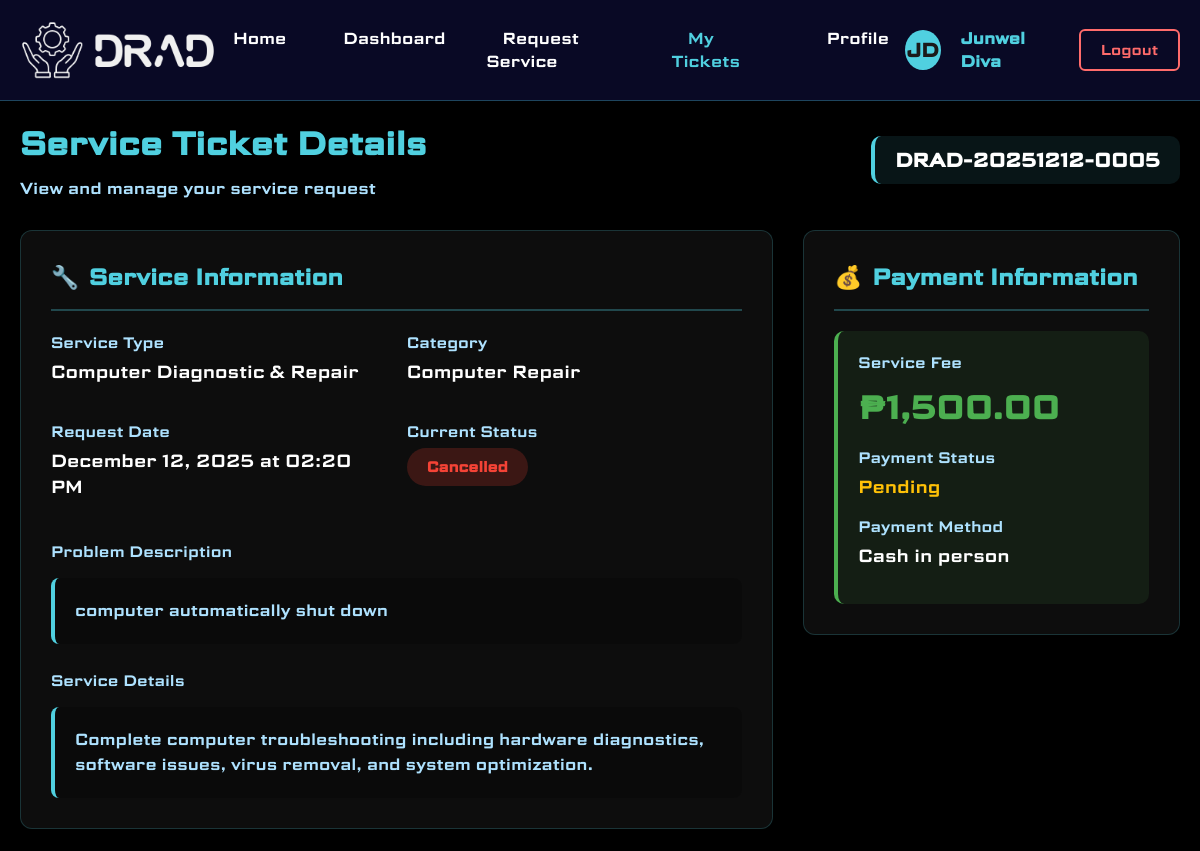
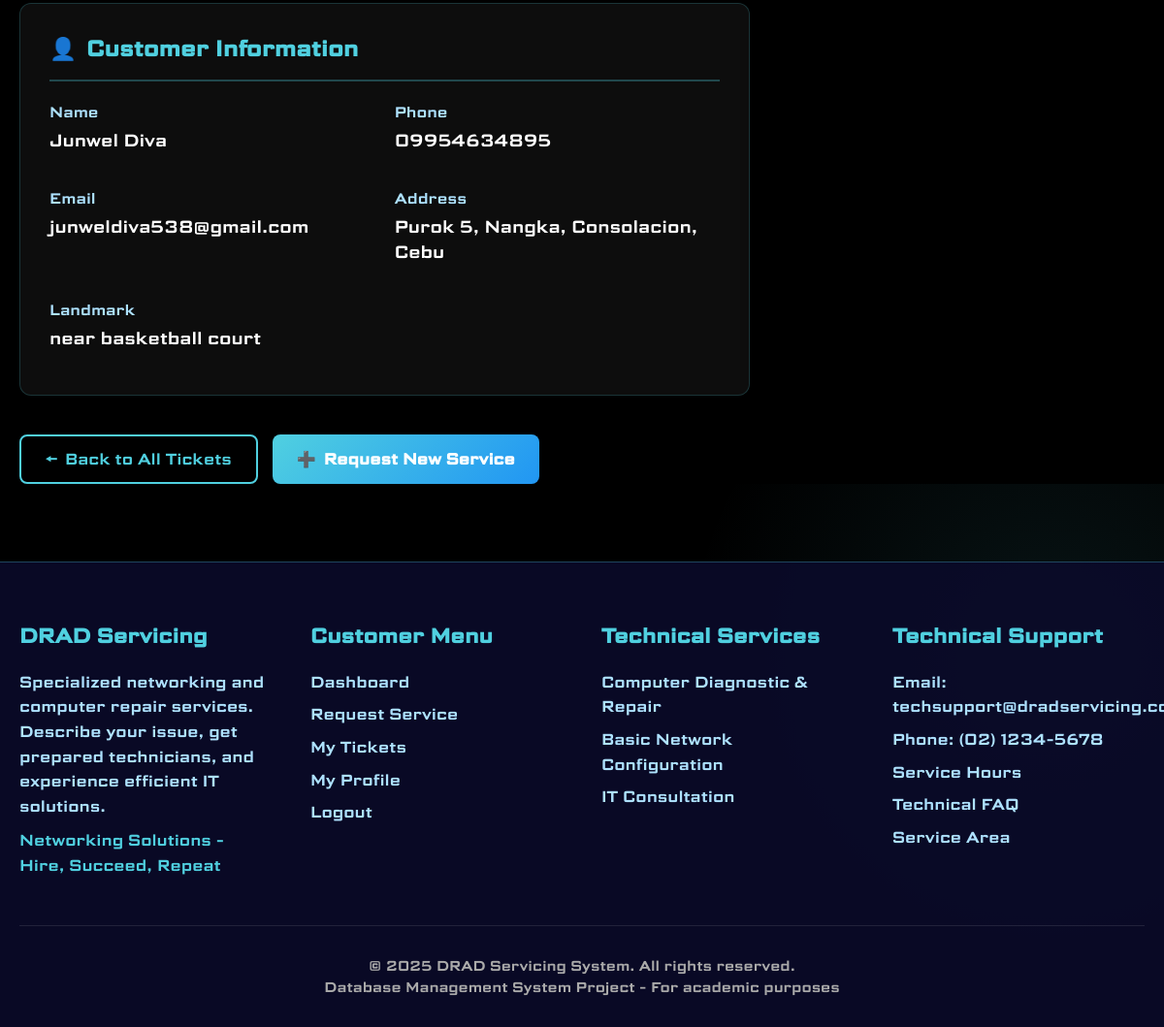
The app's page /customer/ticket-details.php?id=5 (signed in) with its own data (2 pictures, top to bottom).
### tables this page shows
CREATE TABLE `service_requests` (
  `request_id` int(11) NOT NULL,
  `customer_id` int(11) DEFAULT NULL,
  `service_id` int(11) DEFAULT NULL,
  `technician_id` int(11) DEFAULT NULL,
  `first_name` varchar(50) DEFAULT NULL,
  `last_name` varchar(50) DEFAULT NULL,
  `middle_name` varchar(50) DEFAULT NULL,
  `phone` varchar(20) DEFAULT NULL,
  `address` text NOT NULL,
  `contact_address` varchar(255) DEFAULT NULL,
  `landmark` text DEFAULT NULL,
  `category` varchar(50) NOT NULL,
  `problem_description` text NOT NULL,
  `preferred_date` date DEFAULT NULL,
  `preferred_time` time DEFAULT NULL,
  `status` enum('pending','assigned','in_progress','completed','cancelled') DEFAULT 'pending',
  `total_amount` decimal(10,2) DEFAULT 0.00,
  `request_date` timestamp NOT NULL DEFAULT current_timestamp(),
  `assigned_date` timestamp NULL DEFAULT NULL,
  `started_date` timestamp NULL DEFAULT NULL,
  `completed_date` timestamp NULL DEFAULT NULL,
  `payment_status` enum('pending','paid','confirmed','disputed') DEFAULT 'pending',
  `payment_notes` text DEFAULT NULL,
  `technician_assigned_date` timestamp NULL DEFAULT NULL,
  `scheduled_date` date DEFAULT NULL,
  `scheduled_time` time DEFAULT NULL,
  `payment_method` varchar(50) DEFAULT 'cash_in_person'
);

CREATE TABLE `ticket_numbers` (
  `ticket_id` int(11) NOT NULL,
  `request_id` int(11) DEFAULT NULL,
  `ticket_code` varchar(20) NOT NULL,
  `generated_date` timestamp NOT NULL DEFAULT current_timestamp()
);

CREATE TABLE `services` (
  `service_id` int(11) NOT NULL,
  `service_name` varchar(100) NOT NULL,
  `description` text DEFAULT NULL,
  `category` varchar(50) NOT NULL,
  `estimated_duration` varchar(50) DEFAULT NULL,
  `status` enum('available','unavailable') DEFAULT 'available',
  `base_price` decimal(10,2) DEFAULT 0.00
);

CREATE TABLE `users` (
  `user_id` int(11) NOT NULL,
  `username` varchar(50) NOT NULL,
  `password` varchar(255) NOT NULL,
  `email` varchar(100) NOT NULL,
  `full_name` varchar(100) NOT NULL,
  `phone` varchar(20) DEFAULT NULL,
  `address` text DEFAULT NULL,
  `bio` text DEFAULT NULL,
  `role` enum('customer','technician','admin') DEFAULT 'customer',
  `created_at` timestamp NOT NULL DEFAULT current_timestamp(),
  `status` enum('active','inactive') DEFAULT 'active',
  `is_available` tinyint(1) DEFAULT 1,
  `current_request_id` int(11) DEFAULT NULL
);

### includes/functions.php (called while the page is built, shortened)
<?php
function sanitize($data) {
    global $conn;
    if ($conn) {
        return mysqli_real_escape_string($conn, trim(htmlspecialchars($data)));
    }
    return trim(htmlspecialchars($data));
}
function executeQuery($conn, $sql, $params = [], $types = "") {
    $stmt = mysqli_prepare($conn, $sql);
    if (!empty($params)) {
        mysqli_stmt_bind_param($stmt, $types, ...$params);
    }
    if (!mysqli_stmt_execute($stmt)) {
        error_log("SQL Execute Error: " . mysqli_stmt_error($stmt));
        mysqli_stmt_close($stmt);
        return false;
    }
    $result = mysqli_stmt_get_result($stmt);
    return $result;
}
?>

### customer/ticket-details.php (the view, shortened to what this page needs)
<?php
include '../includes/config.php';
include '../includes/functions.php';
$user_id = $_SESSION['user_id'];
$request_id = sanitize($_GET['id']);
$ticket_sql = "SELECT
                sr.*,
                s.service_name,
                s.base_price,
                s.description as service_description,
                tn.ticket_code,
                u.email,
                u.full_name as customer_full_name,
                sr.payment_status,
                sr.payment_method,
                sr.total_amount
               FROM service_requests sr
               JOIN services s ON sr.service_id = s.service_id
               LEFT JOIN ticket_numbers tn ON sr.request_id = tn.request_id
               LEFT JOIN users u ON sr.customer_id = u.user_id
               WHERE sr.request_id = ? AND sr.customer_id = ?
               LIMIT 1";
$ticket_result = executeQuery($conn, $ticket_sql, [$request_id, $user_id], "ii");
$ticket = mysqli_fetch_assoc($ticket_result);
$service_fee = $ticket['total_amount'] ?? $ticket['base_price'];
$formatted_amount = number_format($service_fee, 2);
?>
<!DOCTYPE html>
<html lang="en">
<head>
</head>
<body>
    <header class="main-header">
        <div class="container">
            <div class="header-content">
                <div class="logo-section">
                    <img src="../assets/images/logo-light-transparent.png" alt="DRAD Servicing Logo">
                </div>
                <nav>
                    <ul class="nav-menu">
                        <li><a href="../index.php">Home</a></li>
                        <li><a href="dashboard.php">Dashboard</a></li>
                        <li><a href="book-service.php">Request Service</a></li>
                        <li><a href="tickets.php" class="active">My Tickets</a></li>
                        <li><a href="profile.php">Profile</a></li>
                    </ul>
                </nav>
                <div class="user-info">
                    <div class="user-avatar">
                        <?php
                        $name_parts = explode(' ', $_SESSION['full_name']);
                        $initials = '';
                        foreach($name_parts as $part) {
                            $initials .= strtoupper(substr($part, 0, 1));
                        }
                        echo substr($initials, 0, 2);
                        ?>
                    </div>
                    <span class="user-name"><?php echo $_SESSION['full_name']; ?></span>
                    <a href="../logout.php" class="logout-btn">Logout</a>
                </div>
            </div>
        </div>
    </header>
    <main>
        <div class="container">
            <div class="ticket-header">
                <div>
                    <h1 class="ticket-title">Service Ticket Details</h1>
                    <p style="color: #aee2ff; margin-top: 10px;">View and manage your service request</p>
                </div>
                <div class="ticket-code">
                    <?php echo $ticket['ticket_code'] ?? 'TICKET-' . $request_id; ?>
                </div>
            </div>
            <div class="ticket-layout">
                <div class="main-content">
                    <div class="ticket-card">
                        <h3 class="card-title">
                            <span>🔧</span> Service Information
                        </h3>
                        <div class="info-grid">
                            <div class="info-item">
                                <span class="info-label">Service Type</span>
                                <span class="info-value"><?php echo htmlspecialchars($ticket['service_name']); ?></span>
                            </div>
                            <div class="info-item">
                                <span class="info-label">Category</span>
                                <span class="info-value"><?php echo htmlspecialchars($ticket['category']); ?></span>
                            </div>
                            <div class="info-item">
                                <span class="info-label">Request Date</span>
                                <span class="info-value"><?php echo date('F j, Y \a\t h:i A', strtotime($ticket['request_date'])); ?></span>
                            </div>
                            <div class="info-item">
                                <span class="info-label">Current Status</span>
                                <span class="status-badge status-<?php echo $ticket['status']; ?>">
                                    <?php echo ucfirst(str_replace('_', ' ', $ticket['status'])); ?>
                                </span>
                            </div>
                        </div>
                        <div style="margin-top: 25px;">
                            <span class="info-label">Problem Description</span>
                            <div class="problem-description">
                                <?php echo nl2br(htmlspecialchars($ticket['problem_description'])); ?>
                            </div>
                        </div>
                        <?php if(!empty($ticket['service_description'])): ?>
                        <div style="margin-top: 25px;">
                            <span class="info-label">Service Details</span>
                            <div class="problem-description">
                                <?php echo nl2br(htmlspecialchars($ticket['service_description'])); ?>
                            </div>
                        </div>
                        <?php endif; ?>
                    </div>
                    <div class="ticket-card">
                        <h3 class="card-title">
                            <span>👤</span> Customer Information
                        </h3>
                        <div class="info-grid">
                            <div class="info-item">
                                <span class="info-label">Name</span>
                                <span class="info-value">
                                    <?php echo htmlspecialchars($ticket['first_name'] . ' ' . $ticket['last_name']); ?>
                                </span>
                            </div>
                            <div class="info-item">
                                <span class="info-label">Phone</span>
                                <span class="info-value"><?php echo htmlspecialchars($ticket['phone']); ?></span>
                            </div>
                            <div class="info-item">
                                <span class="info-label">Email</span>
                                <span class="info-value"><?php echo htmlspecialchars($ticket['email'] ?? $ticket['customer_full_name']); ?></span>
                            </div>
                            <div class="info-item">
                                <span class="info-label">Address</span>
                                <span class="info-value"><?php echo htmlspecialchars($ticket['address']); ?></span>
                            </div>
                            <?php if(!empty($ticket['landmark'])): ?>
                            <div class="info-item">
                                <span class="info-label">Landmark</span>
                                <span class="info-value"><?php echo htmlspecialchars($ticket['landmark']); ?></span>
                            </div>
                            <?php endif; ?>
                        </div>
                    </div>
                </div>
                <div class="sidebar">
                    <div class="ticket-card">
                        <h3 class="card-title">
                            <span>💰</span> Payment Information
                        </h3>
                        <div class="payment-card">
                            <div class="info-item">
                                <span class="info-label">Service Fee</span>
                                <div class="payment-amount">₱<?php echo $formatted_amount; ?></div>
                            </div>
                            <div class="info-item">
                                <span class="info-label">Payment Status</span>
                                <span class="info-value" style="color: <?php echo ($ticket['payment_status'] == 'paid') ? '#4CAF50' : '#ffc107'; ?>;">
                                    <?php echo ucfirst($ticket['payment_status'] ?? 'pending'); ?>
                                </span>
                            </div>
                            <div class="info-item">
                                <span class="info-label">Payment Method</span>
                                <span class="info-value"><?php echo ucfirst(str_replace('_', ' ', $ticket['payment_method'] ?? 'cash_in_person')); ?></span>
                            </div>
                        </div>
                    </div>
                </div>
            </div>
            <div class="action-buttons">
                <a href="tickets.php" class="btn btn-secondary">
                    <span>←</span> Back to All Tickets
                </a>
                <a href="book-service.php" class="btn btn-primary">
                    <span>➕</span> Request New Service
                </a>
            </div>
        </div>
    </main>
    <footer class="main-footer">
        <div class="container">
            <div class="footer-content">
                <div class="footer-section">
                    <h3>DRAD Servicing</h3>
                    <p>Specialized networking and computer repair services. Describe your issue, get prepared technicians, and experience efficient IT solutions.</p>
                    <p class="tagline" style="color: #50d0e0; margin-top: 10px;">Networking Solutions - Hire, Succeed, Repeat</p>
                </div>
                <div class="footer-section">
                    <h3>Customer Menu</h3>
                    <a href="dashboard.php">Dashboard</a>
                    <a href="book-service.php">Request Service</a>
                    <a href="tickets.php">My Tickets</a>
                    <a href="profile.php">My Profile</a>
                    <a href="../logout.php">Logout</a>
                </div>
                <div class="footer-section">
                    <h3>Technical Services</h3>
                    <a href="../index.php#services">Computer Diagnostic & Repair</a>
                    <a href="../index.php#services">Basic Network Configuration</a>
                    <a href="../index.php#services">IT Consultation</a>
                </div>
                <div class="footer-section">
                    <h3>Technical Support</h3>
                    <a href="mailto:techsupport@dradservicing.com">Email: techsupport@dradservicing.com</a>
                    <a href="tel:+63212345678">Phone: (02) 1234-5678</a>
                    <a href="#">Service Hours</a>
                    <a href="#">Technical FAQ</a>
                    <a href="#">Service Area</a>
                </div>
            </div>
            <div class="footer-bottom">
                <p>&copy; <?php echo date('Y'); ?> DRAD Servicing System. All rights reserved.</p>
                <p>Database Management System Project - For academic purposes</p>
            </div>
        </div>
    </footer>
</body>
</html>

### records on screen
service_requests: ticket_numbers.ticket_code "DRAD-20251212-0005", service.service_name "Computer Diagnostic & Repair", category "Computer Repair", request_date "December 12, 2025 at 02:20 PM", status "Cancelled", problem_description "computer automatically shut down", service.description "Complete computer troubleshooting including hardware diagnostics, software issues, virus removal, and system optimization.", first_name+last_name "Junwel Diva", phone "09954634895", customer.email "junweldiva538@gmail.com", address "Purok 5, Nangka, Consolacion, Cebu", landmark "near basketball court", total_amount "1,500.00", payment_status "Pending", payment_method "Cash in person"

### other values on screen
substr($initials, 0, 2) "JD"
$_SESSION['full_name'] "Junwel Diva"
